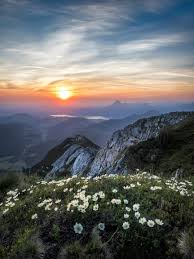
%> input picture DIP/DIP_Lab_406/Lab/353_lab_04/Lab-04_matlab/nature.jpeg, 194 x 259 px
$ octave MeanFilter.m   (GNU Octave 9; MATLAB toolbox functions it lacks are replaced by stand-ins)
%> lines starting %> are read from the running program, lines starting %| are printed output that depends on the picture
image = imread('nature.jpeg');
%> image is the input picture: size 259x194x3 uint8; mean R, G, B 101.1, 103.3, 104.3
grayImage = rgb2gray(image);
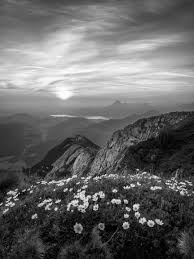
%> grayImage: size 259x194 uint8; min 0, max 254, mean 102.8
meanFilterKernel = ones(5, 5) / 9;
filteredImage = imfilter(grayImage, meanFilterKernel);
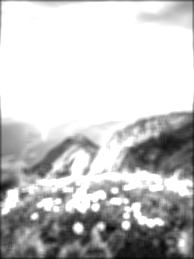
%> filteredImage: size 259x194 uint8; min 8, max 255, mean 197.2
figure;
subplot(1, 2, 1);
imshow(grayImage);
title('Original Image');
subplot(1, 2, 2);
imshow(filteredImage);
title('Mean Filtered Image');
